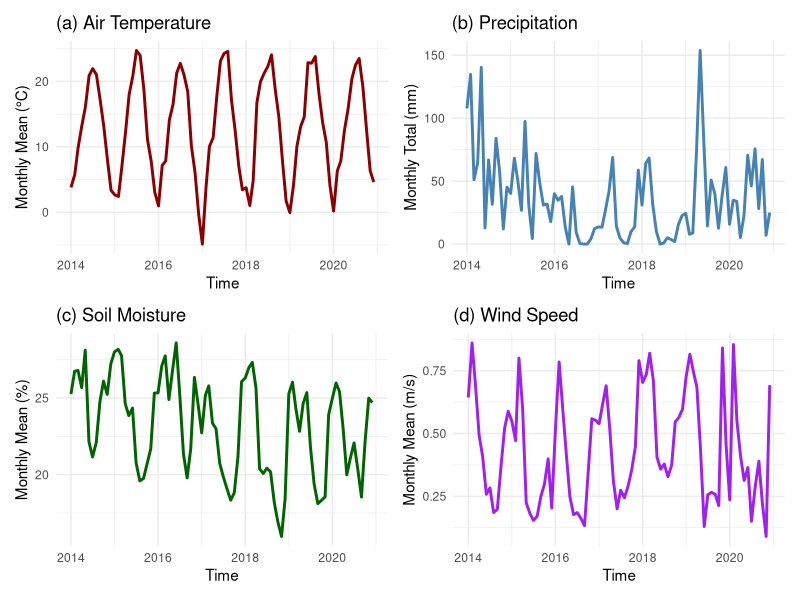
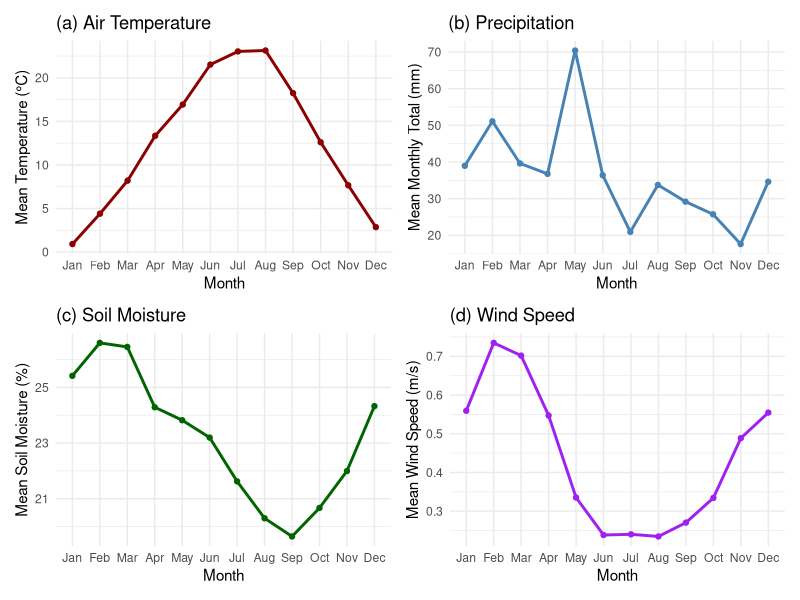
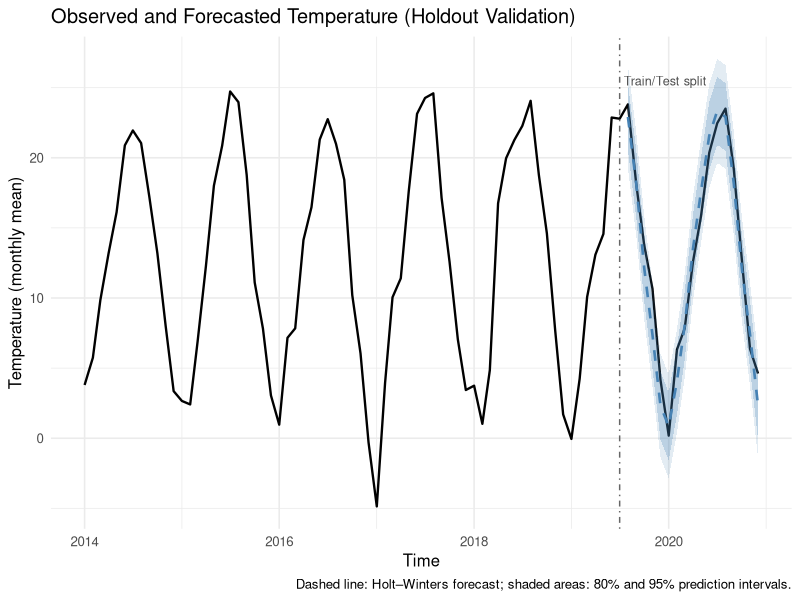
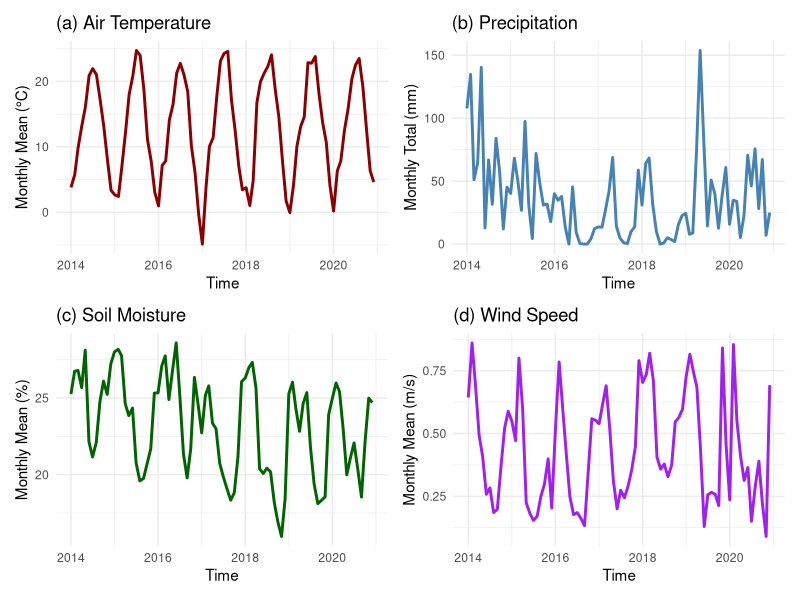
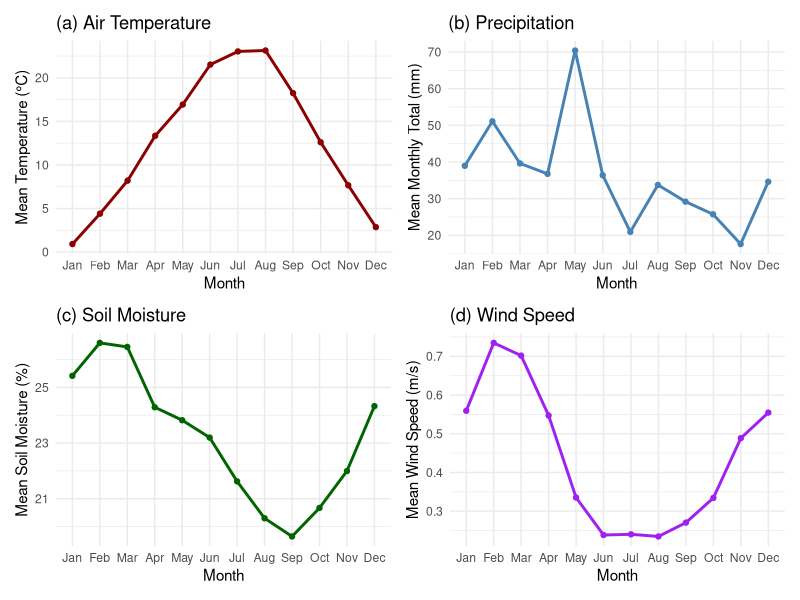
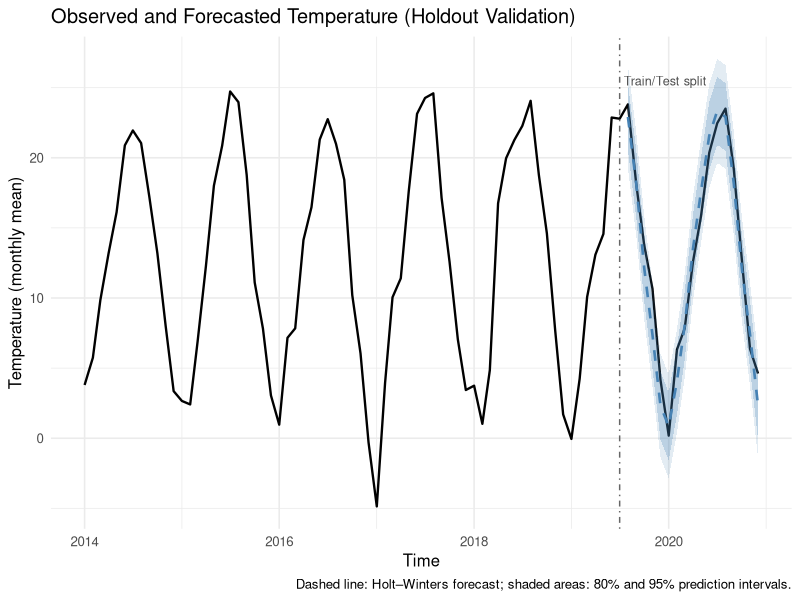

The R source for these figures, in order:


# =========================================================
# Figures.R
# Generates Figure 1 (monthly time series), Figure 2 (climatology),
# and Figure 3 (holdout forecast vs observed with prediction intervals).
# Input: monthly-data.xlsx (columns: Year, Month, Temperature, Precipitation,
#        SoilMoisture, WindSpeed)
# Output: PNG files saved
# =========================================================

# ---- Packages (install once manually if missing) ----
library(dplyr)
library(ggplot2)
library(readxl)
library(stringr)
library(tibble)
library(patchwork)
library(forecast)


# ---- Load data ----
data_climate<-read_excel("monthly-data.xlsx")


# ---- Build a continuous time index (Year–Month) ----
# Month may be numeric (1–12) or text (e.g., "January").
data<- data_climate %>%
  mutate(
    Year = as.integer(Year),
    Month = case_when(
      suppressWarnings(!is.na(as.integer(Month))) ~ as.integer(Month),
      TRUE ~ match(str_to_title(substr(as.character(Month), 1, 3)), month.abb)
    ),
    Date = as.Date(sprintf("%04d-%02d-01", Year, Month))
  ) %>%
  arrange(Date)



# =========================================================
# Figure 1: Monthly aggregated time series (2014–2020)
# =========================================================

# (a) Temperature
p1_ts <- ggplot(data, aes(x = Date, y = Temperature)) +
  geom_line(color = "darkred", linewidth = 1) +
  labs(title = "(a) Air Temperature",
       x = "Time",
       y = "Monthly Mean (°C)") +
  theme_minimal()

# (b) Precipitation
p2_ts <- ggplot(data, aes(x = Date, y = Precipitation)) +
  geom_line(color = "steelblue", linewidth = 1) +
  labs(title = "(b) Precipitation",
       x = "Time",
       y = "Monthly Total (mm)") +
  theme_minimal()

# (c) Soil Moisture
p3_ts <- ggplot(data, aes(x = Date, y = SoilMoisture)) +
  geom_line(color = "darkgreen", linewidth = 1) +
  labs(title = "(c) Soil Moisture",
       x = "Time",
       y = "Monthly Mean (%)") +
  theme_minimal()

# (d) Wind Speed
p4_ts <- ggplot(data, aes(x = Date, y = WindSpeed)) +
  geom_line(color = "purple", linewidth = 1) +
  labs(title = "(d) Wind Speed",
       x = "Time",
       y = "Monthly Mean (m/s)") +
  theme_minimal()

# Create 4 panels
figure_time <- (p1_ts | p2_ts) / (p3_ts | p4_ts)

figure_time


ggsave("Figure1_TimeSeries_2014_2020.png",
       figure_time, width = 11, height = 5.8, dpi = 300)

# =========================================================
# Figure 2: Climatological monthly averages (2014–2020)
# Note: precipitation is already monthly totals in your dataset;
# here we compute the mean of monthly totals across years.
# =========================================================

# Climatological average by month (2014–2020)

climatology <- data %>%
  group_by(Month) %>%
  summarise(
    temp_mean  = mean(Temperature, na.rm = TRUE),
    precip_mean_total = mean(Precipitation, na.rm = TRUE),  # prosjek mjesečnih suma
    soil_mean  = mean(SoilMoisture, na.rm = TRUE),
    wind_mean  = mean(WindSpeed, na.rm = TRUE),
    .groups = "drop"
  ) %>%
  mutate(
    MonthLab = factor(month.abb[Month],
                           levels = month.abb,
                           ordered = TRUE))

# (a) Temperature
p1_clim <- ggplot(climatology, aes(x = MonthLab, y = temp_mean, group = 1)) +
  geom_line(color = "darkred", linewidth = 1) +
  geom_point(color = "darkred") +
  labs(title = "(a) Air Temperature",
       x = "Month",
       y = "Mean Temperature (°C)") +
  theme_minimal()

# (b) Precipitation
p2_clim <- ggplot(climatology, aes(x = MonthLab, y = precip_mean_total, group = 1)) +
  geom_line(color = "steelblue", linewidth = 1) +
  geom_point(color = "steelblue") +
  labs(title = "(b) Precipitation",
       x = "Month",
       y = "Mean Monthly Total (mm)") +
  theme_minimal()

# (c) Soil Moisture
p3_clim <- ggplot(climatology, aes(x = MonthLab, y = soil_mean, group = 1)) +
  geom_line(color = "darkgreen", linewidth = 1) +
  geom_point(color = "darkgreen") +
  labs(title = "(c) Soil Moisture",
       x = "Month",
       y = "Mean Soil Moisture (%)") +
  theme_minimal()

# (d) Wind Speed
p4_clim <- ggplot(climatology, aes(x = MonthLab, y = wind_mean, group = 1)) +
  geom_line(color = "purple", linewidth = 1) +
  geom_point(color = "purple") +
  labs(title = "(d) Wind Speed",
       x = "Month",
       y = "Mean Wind Speed (m/s)") +
  theme_minimal()

# Create 4 panels
figure2 <- (p1_clim | p2_clim) / (p3_clim | p4_clim)

figure2


ggsave("Figure2_ClimatologicalMonthly_Averages.png",
       figure2, width = 11, height = 5.8, dpi = 300)



# =========================================================
# Figure 3: Observed vs forecasted air temperature (holdout 80/20)
# Holt–Winters implemented via ETS; show 80% & 95% prediction intervals
# =========================================================

# Assumption that data_climate already exist as a tibble with columns:
# Year, Month, Temperature, ...

x <- data$Temperature
dates <- data$Date

n <- length(x)
n_train <- floor(0.8 * n)
h <- n - n_train

ts_train <- ts(x[1:n_train], frequency = 12)
fit_hw <- ets(ts_train)
fc_hw  <- forecast(fit_hw, h = h, level = c(80, 95))

df_full <- tibble(
  time_index = dates,
  Observed   = x
)

df_fc <- tibble(
  time_index = dates[(n_train + 1):n],
  Forecast   = as.numeric(fc_hw$mean),
  Lo80 = as.numeric(fc_hw$lower[, "80%"]),
  Hi80 = as.numeric(fc_hw$upper[, "80%"]),
  Lo95 = as.numeric(fc_hw$lower[, "95%"]),
  Hi95 = as.numeric(fc_hw$upper[, "95%"])
)

split_date <- dates[n_train]

fig3 <- ggplot() +
  # observed (whole time series)
  geom_line(data = df_full, aes(x = time_index, y = Observed), color = "black", linewidth = 0.8) +
  # prediction intervals (only test period)
  geom_ribbon(data = df_fc, aes(x = time_index, ymin = Lo95, ymax = Hi95),
              fill = "steelblue", alpha = 0.15) +
  geom_ribbon(data = df_fc, aes(x = time_index, ymin = Lo80, ymax = Hi80),
              fill = "steelblue", alpha = 0.25) +
  # forecast mean (test period)
  geom_line(data = df_fc, aes(x = time_index, y = Forecast),
            color = "steelblue", linewidth = 0.9, linetype = "dashed") +
  # vertical line for split
  geom_vline(xintercept = split_date, linetype = "dotdash", color = "gray40") +
  annotate("text", x = split_date, y = max(df_full$Observed, na.rm = TRUE),
           label = "Train/Test split", vjust = -0.6, hjust = -0.05, size = 3.2, color = "gray30") +
  labs(
    title = "Observed and Forecasted Temperature (Holdout Validation)",
    x = "Time",
    y = "Temperature (monthly mean)",
    caption = "Dashed line: Holt–Winters forecast; shaded areas: 80% and 95% prediction intervals."
  ) +
  theme_minimal(base_size = 12)

fig3

ggsave("Figure3_Temperature_Holdout.png",
       fig3, width = 11, height = 5.8, dpi = 300)






